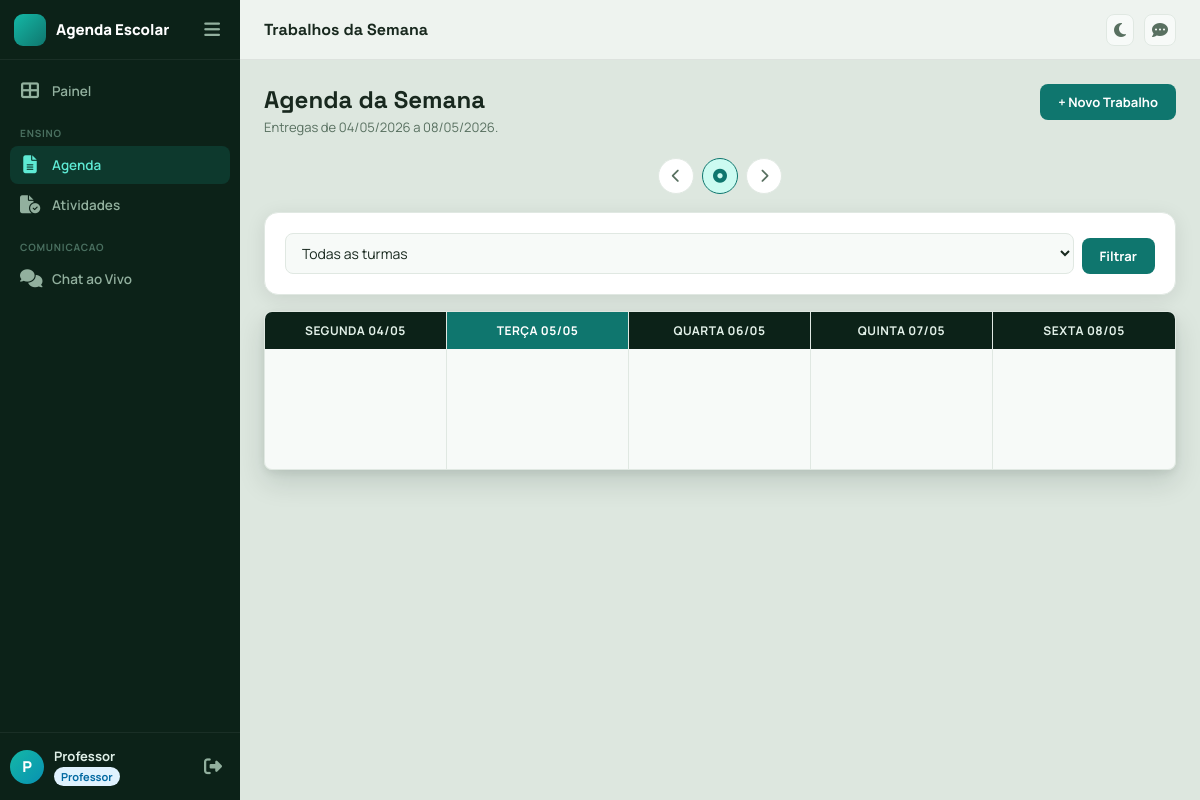
Before: /professor/trabalhos (signed in) with the older database file.
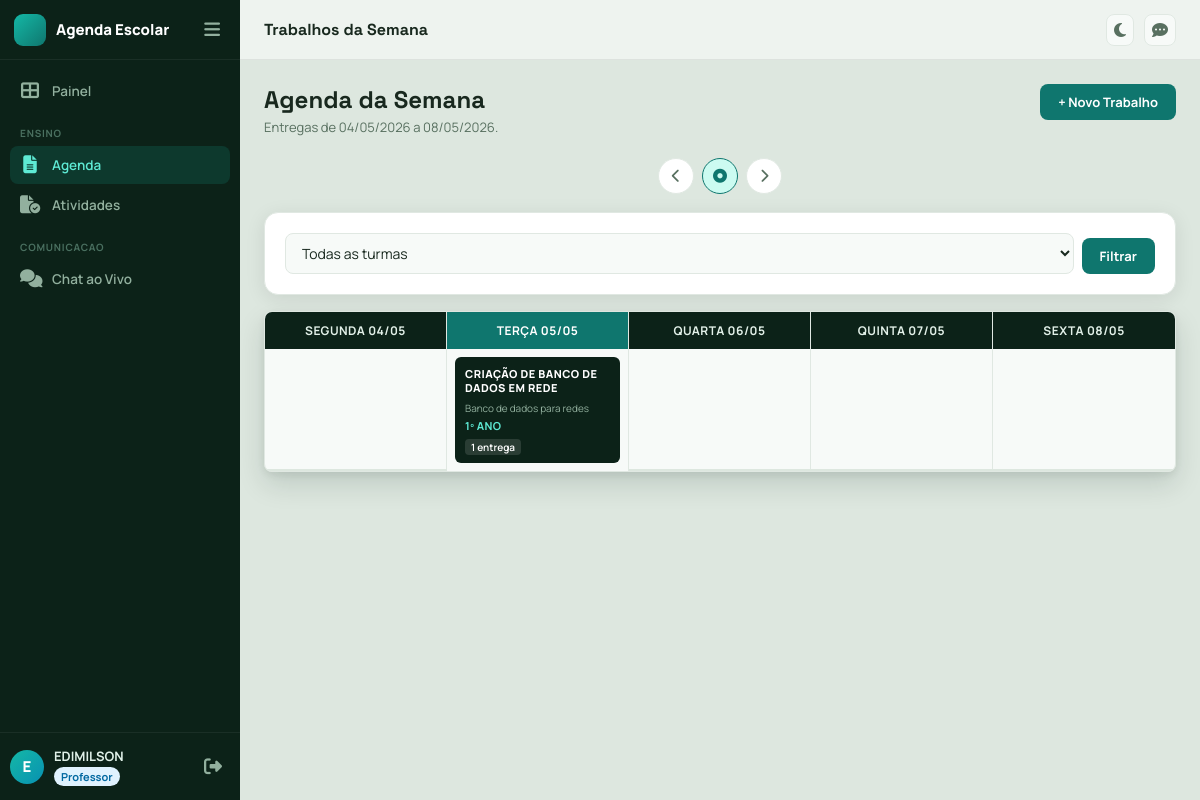
After: the same page with the newer database file.
### app/models.py (models this page shows, shortened)
class TimestampMixin:
    created_at = db.Column(db.DateTime, default=datetime.utcnow, nullable=False)
    updated_at = db.Column(db.DateTime, default=datetime.utcnow, onupdate=datetime.utcnow, nullable=False)

class User(TimestampMixin, UserMixin, db.Model):
    __tablename__ = "users"
    id = db.Column(db.Integer, primary_key=True)
    full_name = db.Column(db.String(120), nullable=False)
    email = db.Column(db.String(120), unique=True, nullable=False, index=True)
    password_hash = db.Column(db.String(255), nullable=False)
    role = db.Column(db.String(20), nullable=False, index=True)
    is_active_user = db.Column(db.Boolean, default=True, nullable=False)
    is_approved = db.Column(db.Boolean, default=True, nullable=False)  # Para alunos auto-registrados
    can_chat = db.Column(db.Boolean, default=True, nullable=False)
    avatar = db.Column(db.String(255), nullable=True)
    crp_number = db.Column(db.String(30), nullable=True)
    phone = db.Column(db.String(20), nullable=False, default="")
    classroom_id = db.Column(db.Integer, db.ForeignKey("classrooms.id"), nullable=True)
    classroom = db.relationship("Classroom", back_populates="students")
    teaching_classrooms = db.relationship(
        "Classroom",
        secondary=teacher_classrooms,
        lazy=True,
        backref="teachers"
    )
    assignments_created = db.relationship("Assignment", back_populates="teacher", lazy=True)
    availabilities = db.relationship(
        "PsychologistAvailability",
        back_populates="psychologist",
        lazy=True,
        cascade="all, delete-orphan",
    )

class Assignment(TimestampMixin, db.Model):
    __tablename__ = "assignments"
    id = db.Column(db.Integer, primary_key=True)
    title = db.Column(db.String(150), nullable=False)
    subject = db.Column(db.String(100), nullable=True)          # disciplina
    description = db.Column(db.Text, nullable=False)
    due_date = db.Column(db.Date, nullable=False)
    attachment_path = db.Column(db.String(255), nullable=True)  # PDF anexado pelo professor
    is_finished = db.Column(db.Boolean, nullable=False, default=False)
    work_type = db.Column(db.String(20), nullable=False, default="individual")  # individual | group
    teacher_id = db.Column(db.Integer, db.ForeignKey("users.id"), nullable=False)
    classroom_id = db.Column(db.Integer, db.ForeignKey("classrooms.id"), nullable=False)
    teacher = db.relationship("User", back_populates="assignments_created")
    classroom = db.relationship("Classroom", back_populates="assignments")
    submissions = db.relationship("Submission", back_populates="assignment", lazy=True, cascade="all, delete-orphan")
    attachments = db.relationship("AssignmentAttachment", back_populates="assignment", lazy=True, cascade="all, delete-orphan")
    groups = db.relationship("AssignmentGroup", back_populates="assignment", lazy=True, cascade="all, delete-orphan")

class Classroom(TimestampMixin, db.Model):
    __tablename__ = "classrooms"
    id = db.Column(db.Integer, primary_key=True)
    name = db.Column(db.String(50), nullable=False)
    number = db.Column(db.String(20), nullable=True)
    school_year = db.Column(db.Integer, nullable=False)
    students = db.relationship("User", back_populates="classroom", lazy=True)
    assignments = db.relationship("Assignment", back_populates="classroom", lazy=True)

### app/core/routes.py (the view)
@core_bp.get("/professor/trabalhos")
@login_required
@roles_required("professor")
def professor_assignments():
    from collections import defaultdict
    today = datetime.utcnow().date()
    week_offset = request.args.get("week", 0, type=int)
    base_monday = today - timedelta(days=today.weekday())
    week_start = base_monday + timedelta(weeks=week_offset)
    week_days = [week_start + timedelta(days=i) for i in range(5)]  # seg–sex
    week_end = week_days[-1]
    classroom_id = request.args.get("classroom_id", "", type=str).strip()
    classroom_id_int = parse_optional_positive_int(classroom_id)
    teacher_classrooms = current_user.teaching_classrooms
    teacher_classroom_ids = [c.id for c in teacher_classrooms]
    query = Assignment.query.filter(
        Assignment.teacher_id == current_user.id,
        Assignment.due_date >= week_start,
        Assignment.due_date <= week_end,
        Assignment.is_finished.is_(False),
    )
    if classroom_id_int is not None:
        query = query.filter(Assignment.classroom_id == classroom_id_int)
    assignments = query.order_by(Assignment.due_date.asc(), Assignment.created_at.asc()).all()
    assignments_by_day = defaultdict(list)
    for a in assignments:
        assignments_by_day[a.due_date].append(a)
    return render_template(
        "professor/assignments.html",
        assignments=assignments,
        week_days=week_days,
        assignments_by_day=assignments_by_day,
        week_start=week_start,
        week_end=week_end,
        today=today,
        classrooms=teacher_classrooms,
        sel_classroom=classroom_id,
        week_offset=week_offset,
    )

### app/__init__.py (called while the page is built)
@login_manager.user_loader
def load_user(user_id):
    return db.session.get(User, int(user_id))

### app/core/routes.py (called while the page is built)
def parse_optional_positive_int(raw_value):
    value = (raw_value or "").strip()
    if not value or not value.isdigit():
        return None
    parsed_value = int(value)
    return parsed_value if parsed_value > 0 else None

### app/security.py (called while the page is built)
def roles_required(*roles):
    def decorator(view_func):
        @wraps(view_func)
        def wrapped(*args, **kwargs):
            if not current_user.is_authenticated:
                abort(401)
            if current_user.role not in roles:
                abort(403)
            return view_func(*args, **kwargs)
        return wrapped
    return decorator

### app/templates/professor/assignments.html (shortened to what this page needs)
{% extends "base.html" %}
{% block page_title %}Trabalhos da Semana{% endblock %}
{% block content %}
<div class="reveal">
  <div class="page-header">
    <div>
      <h2>Agenda da Semana</h2>
      <p>Entregas de {{ week_start.strftime('%d/%m/%Y') }} a {{ week_end.strftime('%d/%m/%Y') }}.</p>
    </div>
    <button class="btn btn-primary" onclick="openNewAssignmentModal()">+ Novo Trabalho</button>
  </div>
  <div style="display:flex;justify-content:center;align-items:center;gap:8px;margin-bottom:18px">
    <a class="wcal-nav-icon-btn" href="{{ url_for('core.professor_assignments', week=week_offset-1, classroom_id=sel_classroom) }}" title="Semana anterior">
      <i class="fa-solid fa-chevron-left"></i>
    </a>
    <a class="wcal-nav-icon-btn {% if week_offset == 0 %}wcal-nav-icon-btn--active{% endif %}" href="{{ url_for('core.professor_assignments', week=0, classroom_id=sel_classroom) }}" title="Semana atual">
      <i class="fa-solid fa-circle-dot"></i>
    </a>
    <a class="wcal-nav-icon-btn" href="{{ url_for('core.professor_assignments', week=week_offset+1, classroom_id=sel_classroom) }}" title="Próxima semana">
      <i class="fa-solid fa-chevron-right"></i>
    </a>
  </div>
  <div class="panel reveal delay-1" style="margin-bottom:16px">
    <form class="admin-filter-form" method="get" action="{{ url_for('core.professor_assignments') }}">
      <select name="classroom_id">
        <option value="">Todas as turmas</option>
      </select>
      <button class="btn btn-primary" type="submit">Filtrar</button>
    </form>
  </div>
  <div class="week-calendar">
    {% set day_names = ['Segunda', 'Terça', 'Quarta', 'Quinta', 'Sexta'] %}
    {% for day in week_days %}
    {% set is_today = (day == today) %}
    {% set day_assignments = assignments_by_day.get(day, []) %}
    <div class="week-col{% if is_today %} week-col--today{% endif %}">
      <div class="week-col-header">
        <span class="week-col-dayname">{{ day_names[loop.index0] }} {{ day.strftime('%d/%m') }}</span>
      </div>
      <div class="week-col-body">
        {% if day_assignments %}
          {% for a in day_assignments %}
          {% set is_mine = (a.teacher_id == current_user.id) %}
          {% if is_mine %}
          <a href="{{ url_for('core.teacher_view_submissions', assignment_id=a.id) }}" class="wcal-card wcal-card--link" title="Ver submissões e avaliar">
          {% else %}
          <div class="wcal-card wcal-card--readonly">
          {% endif %}
            <div class="wcal-card-title">{{ a.title }}</div>
            {% if a.subject %}<div class="wcal-card-subject">{{ a.subject }}</div>{% endif %}
            <div class="wcal-card-turma">{{ a.classroom.name }}</div>
            {% set sub_count = a.submissions|length %}
            {% set pending_count = a.submissions | selectattr('status','equalto','pendente') | list | length %}
            {% if is_mine and sub_count > 0 %}
            <div class="wcal-card-badge-row">
              <span class="wcal-card-badge">{{ sub_count }} entrega{{ 's' if sub_count != 1 else '' }}</span>
            </div>
            {% endif %}
          {% if is_mine %}
          </a>
          {% else %}
          </div>
          {% endif %}
          {% endfor %}
        {% else %}
          <div class="wcal-empty"></div>
        {% endif %}
      </div>
    </div>
    {% endfor %}
  </div>
</div>
{% endblock %}

### app/templates/base.html (shortened to what this page needs)
<!doctype html>
<html lang="pt-BR" data-theme="light">
<head>
  <link rel="stylesheet" href="{{ url_for('static', filename='css/styles.css') }}">
  <link rel="stylesheet" href="https://cdnjs.cloudflare.com/ajax/libs/font-awesome/6.7.2/css/all.min.css">
</head>
<body>
{% if current_user.is_authenticated %}
<aside class="sidebar" id="sidebar">
  <div class="sidebar-header">
    <div class="brand">
      <span class="brand-mark"></span>
      <span class="brand-name">Agenda Escolar</span>
    </div>
    <button class="sidebar-collapse-btn" id="sidebar-collapse-btn" title="Recolher menu">
      <i class="fa-solid fa-bars"></i>
    </button>
  </div>
  <nav class="sidebar-nav">
    <a href="{{ url_for('core.dashboard') }}"
       class="nav-item {% if request.endpoint == 'core.dashboard' %}nav-item--active{% endif %}">
      <i class="fa-solid fa-table-cells-large nav-icon"></i>
      <span class="nav-label">Painel
      </span>
    </a>
    {% if current_user.role in ['professor', 'admin'] %}
    <div class="nav-section-label">Ensino</div>
    {% if current_user.role == 'admin' %}
    <a href="{{ url_for('core.admin_assignments') }}"
       class="nav-item {% if request.endpoint == 'core.admin_assignments' %}nav-item--active{% endif %}">
    {% else %}
    <a href="{{ url_for('core.professor_assignments') }}"
       class="nav-item {% if request.endpoint == 'core.professor_assignments' %}nav-item--active{% endif %}">
    {% endif %}
      <i class="fa-solid fa-file-lines nav-icon"></i>
      <span class="nav-label">{{ 'Trabalhos' if current_user.role == 'admin' else 'Agenda' }}</span>
    </a>
    {% if current_user.role == 'professor' %}
    <a href="{{ url_for('core.professor_finished_assignments') }}"
       class="nav-item {% if request.endpoint == 'core.professor_finished_assignments' %}nav-item--active{% endif %}">
      <i class="fa-solid fa-file-circle-check nav-icon"></i>
      <span class="nav-label">Atividades</span>
    </a>
    {% endif %}
    {% endif %}
    <div class="nav-section-label">Comunicacao</div>
    <a href="{{ url_for('core.chat_page') }}"
       class="nav-item {% if request.endpoint == 'core.chat_page' %}nav-item--active{% endif %}">
      <i class="fa-solid fa-comments nav-icon"></i>
      <span class="nav-label">Chat ao Vivo</span>
    </a>
  </nav>
  <div class="sidebar-footer">
    <a href="{{ url_for('core.edit_profile') }}" class="sidebar-user" title="Editar perfil">
      {% if current_user.avatar %}
        <img src="{{ url_for('static', filename='uploads/avatars/' + current_user.avatar) }}" alt="Avatar" class="sidebar-user-avatar sidebar-user-avatar--img">
      {% else %}
        <div class="sidebar-user-avatar">{{ current_user.full_name[0]|upper }}</div>
      {% endif %}
      <div class="sidebar-user-info">
        <span class="sidebar-user-name">{{ current_user.full_name.split()[0] }}</span>
        <span class="sidebar-user-role badge-{{ current_user.role }}">{{ current_user.role|capitalize }}</span>
      </div>
    </a>
    <button type="button" class="sidebar-logout-btn" id="logout-btn" title="Sair">
      <i class="fa-solid fa-right-from-bracket"></i>
    </button>
  </div>
</aside>
<div class="main-wrapper" id="main-wrapper">
  <header class="topbar">
    <span class="topbar-title">{% block page_title %}Agenda Escolar{% endblock %}</span>
    <div class="topbar-right">
      <button class="theme-toggle-btn" id="theme-toggle" title="Alternar tema">
        <i class="fa-solid fa-moon icon-moon"></i>
      </button>
      <a href="{{ url_for('core.chat_page') }}" class="theme-toggle-btn chat-nav-btn" id="chat-toggle-link" title="Chat ao vivo">
        <i class="fa-solid fa-comment-dots"></i>
      </a>
    </div>
  </header>
  <main class="page-content">
    {% block content %}{% endblock %}
  </main>
</div>
{% else %}
<main class="page-auth">
  {% block auth_content %}{% endblock %}
</main>
{% endif %}
  {% if current_user.is_authenticated %}
  {% set app_user = {
    'id': current_user.id,
    'name': current_user.full_name,
    'role': current_user.role
  } %}
  {% else %}
  {% set app_user = None %}
  {% endif %}
</body>
</html>

Changed rows visible on the page:
changed User "Agenda": full_name "P" → "E"; full_name "Professor" → "EDIMILSON"
now on this page (row edited): Assignment: title "CRIAÇÃO DE BANCO DE DADOS EM REDE", subject "Banco de dados para redes", classroom.name "1º ANO", sub_count "1"
